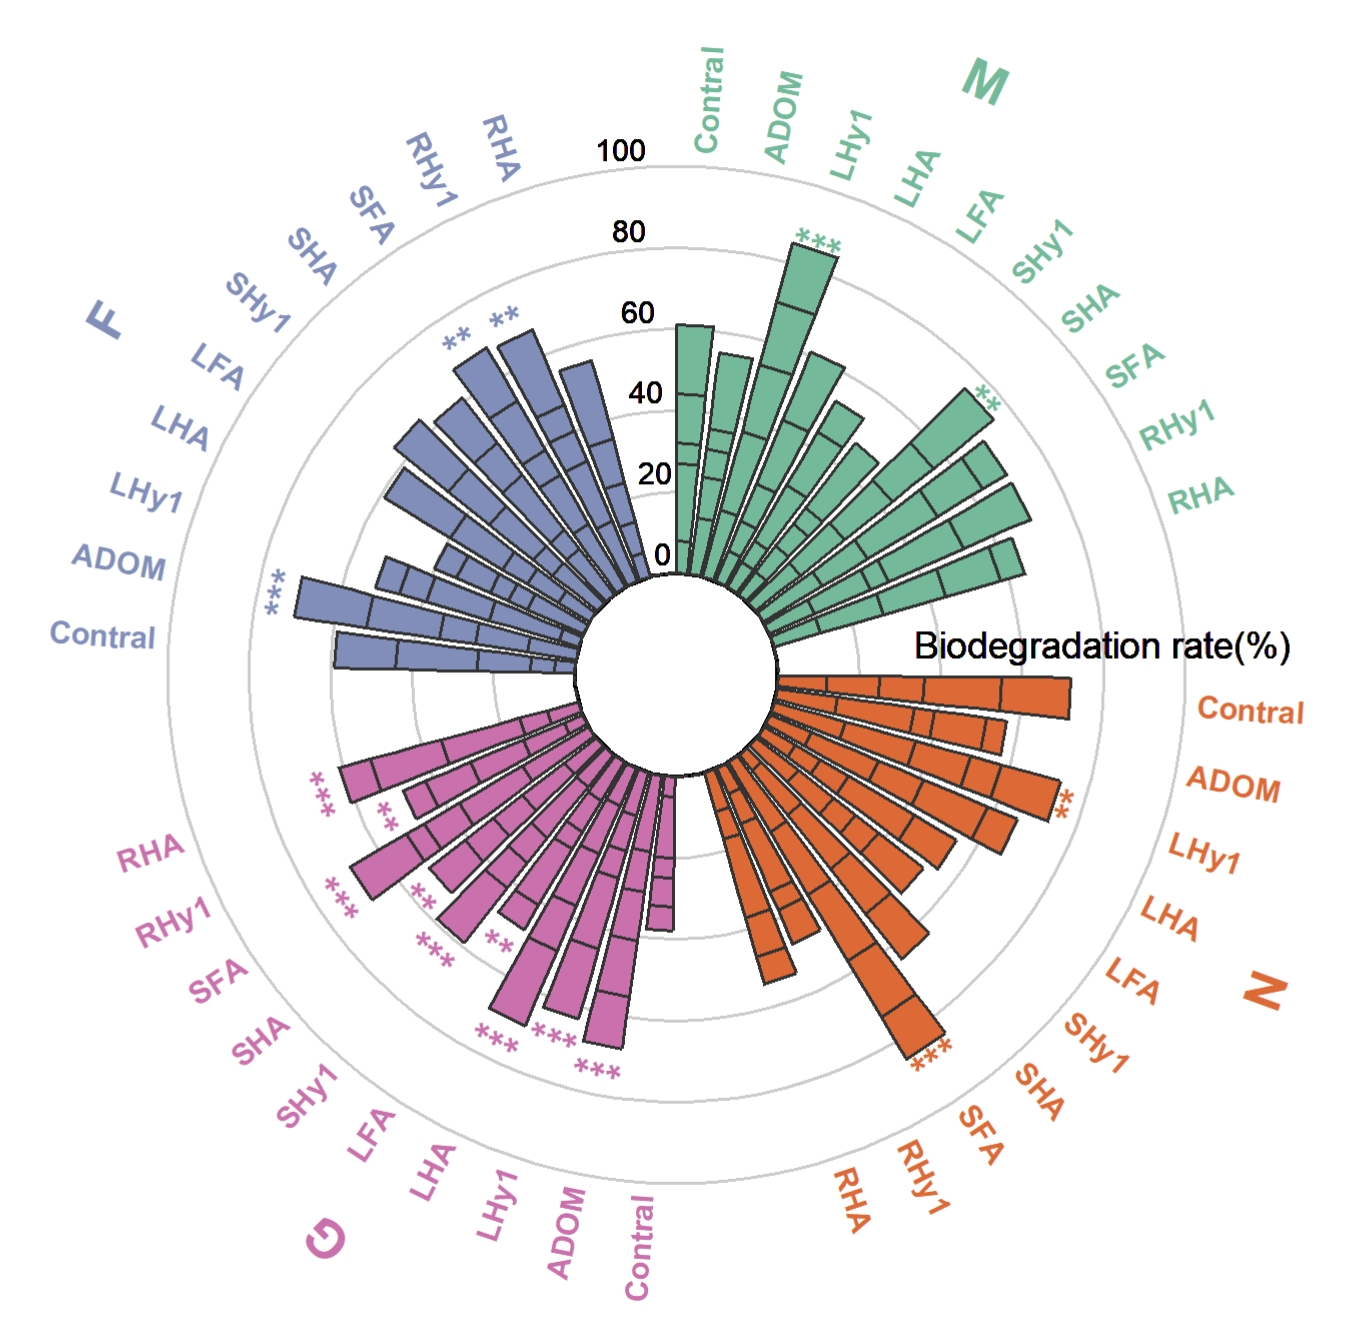

R code for this plot:
#source: DOI:10.1016/j.scitotenv.2023.165682

#load packages
library(ggplot2) # Create Elegant Data Visualisations Using the Grammar of Graphics
library(tidyverse) # Easily Install and Load the 'Tidyverse'

#load data, the data is fictive
df <- read.table("D:/barchart-style04-data-github.txt", header = 1, check.names = F, sep = "\t")
df$group <- factor(df$group,levels = c("M","N","G","F"))

#compute the angle of the label
df2 <- as.data.frame(df[c(1:10,51:62,103:114,155:166,207:208),]) 
rownames(df2) <- 1:48
df2$group <- factor(df2$group,levels = c("M","N","G","F"))
df2$ID <- as.numeric(rownames(df2))
number_of_bar <- nrow(df2)
angle <-  90 - 360 * (df2$ID-0.5)/number_of_bar
df2$hjust<-ifelse(angle <- 90, 1, 0)
df2$angle<-ifelse(angle <- 90, angle+180, angle)

#determine the location of the significance sign(*)
result <- aggregate(value ~ group3, data = df, sum)

#create the label and location
df3 <- df2 %>% 
  group_by(group) %>% 
  summarize(start=min(ID), end=max(ID) - 4) %>% 
  rowwise() %>% 
  mutate(title=mean(c(start, end)))
df3$group <- factor(df3$group,levels = c("M","N","G","F"))

#plot
ggplot()+
  #subline
  geom_hline(yintercept = 0,lty="solid", color = "black",linewidth=0.6)+
  geom_hline(yintercept = 20,lty="solid", color = "grey80")+
  geom_hline(yintercept = 60,lty="solid", color = "grey80")+
  geom_hline(yintercept = 40,lty="solid", color = "grey80")+
  geom_hline(yintercept = 80,lty="solid", color = "grey80")+
  geom_hline(yintercept = 100,lty="solid", color = "grey80")+
  #barchart
  geom_col(df, mapping=aes(group3, value, fill = group), color = "grey20", linewidth = 0.5, width = 0.8)+
  #the limit of y axis
  scale_y_continuous(limits = c(-25,150))+
  #color
  scale_fill_manual(values = c("#4fbb98","#f46024","#dd6ab0","#7c8ebe"))+
  #theme
  theme_void()+
  theme(legend.position = 'none')+
  #add label
  geom_text(data=df2, aes(x=ID, y=103, label=c("Contral", "ADOM", "LHy1","LHA", "LFA","SHy1","SHA","SFA","RHy1","RHA","  "," ",
                                               "Contral", "ADOM", "LHy1","LHA", "LFA","SHy1","SHA","SFA","RHy1","RHA","  ","  ",
                                               "Contral", "ADOM", "LHy1","LHA", "LFA","SHy1","SHA","SFA","RHy1","RHA","  ","  ",
                                               "Contral", "ADOM", "LHy1","LHA", "LFA","SHy1","SHA","SFA","RHy1","RHA","  ","  "),
                          hjust=hjust,color=group), 
            fontface="bold", size=3, 
            angle= df2$angle, inherit.aes = F)+
  #add star *
  geom_text(data=df2, aes(x=ID, y=result$value+4, 
                          label=c("", "", "***","", "","","**","","","","","",
                                  "", "", "**","", "","","","***","","","","",
                                  "", "***", "***","***", "**","***","**","***","**","***","","",
                                  "", "***", "","", "","","","**","**","","",""),
                          color=group), 
            fontface="bold", size=4, 
            angle= df2$angle+90, inherit.aes = F)+ #标签
  #add text and title
  geom_text(data=df2,x=12,y=80, label="Biodegradation rate(%)",color="black",size=3.5)+
  geom_text(data=df2, x=-0.2,y=5,label="0",color="black",size=3)+
  geom_text(data=df2, x=-0.2,y=25,label="20",color="black",size=3)+
  geom_text(data=df2, x=-0.2,y=45,label="40",color="black",size=3)+
  geom_text(data=df2, x=-0.2,y=65,label="60",color="black",size=3)+
  geom_text(data=df2, x=-0.2,y=85,label="80",color="black",size=3)+
  geom_text(data=df2, x=-0.2,y=105,label="100",color="black",size=3)+
  #Polar transformation
  coord_polar(direction=1)+
  #group label
  geom_text(data=df3, aes(x = title, y = 140, label=group,color=group), 
            hjust=c(1,1,0,0), angle=c(335,250,135,60), size=5, 
            fontface="bold", inherit.aes = F)+
  #color
  scale_color_manual(values = c("#4fbb98","#f46024","#dd6ab0","#7c8ebe"))
